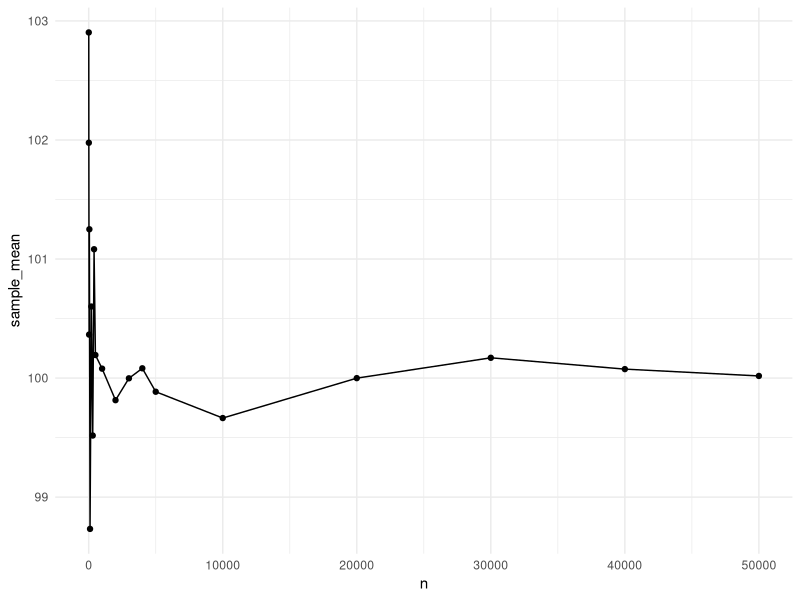
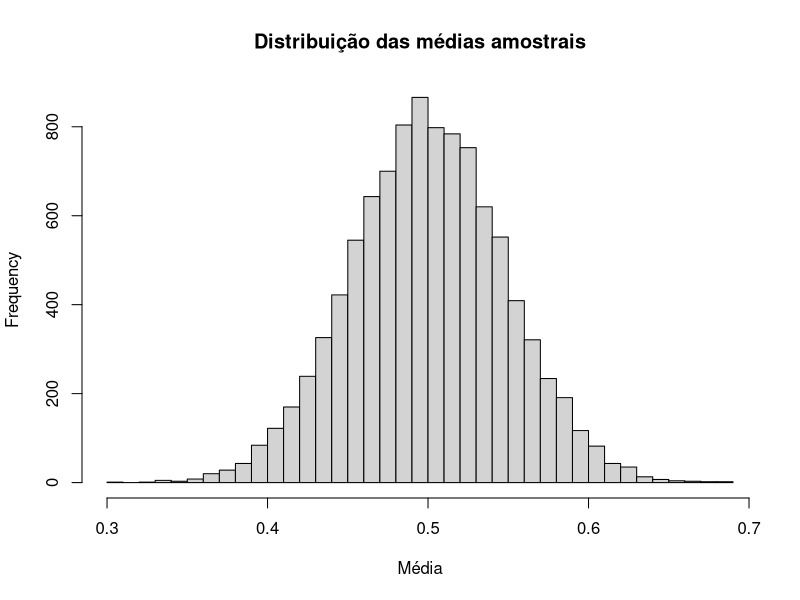

R code for these plots, in order:
## ---- chunk 1
# especificando semente, para simulação ser reproduzível
set.seed(2)

# número de amostras
stirling_aprox <- function(n) {
  sqrt(2*pi)*n^(n+1/2)*exp(-n)
}

print(stirling_aprox(10))
# razão da aproximação para o valor correto
stirling_aprox(10)/3628800

# erro percentual
1 - stirling_aprox(10)/3628800 # 0,8%
## ---- chunk 2
# especificando semente, para simulação ser reproduzível
set.seed(234)
# número de amostras
n <- 10000

# 10000 amostras de um lançamento de dado de 6 lados
resultado <- sample(1:6, n, TRUE)

# frequência relativa de 6 é dada por número de 6 / total de amostras
prob_6 <- sum(resultado == 6)/n

# 16,89%
# 1/6 = 16.6666

## ---- chunk 3
# especificando semente, para simulação ser reproduzível
set.seed(234)
# número de amostras

vec_amostra <- c(100, 1000, 10000, 100000, 1000000)

# lista vazia para armazenar os resultados das simulações
resultado_lista <- list()

# vetor vazio para armazenar a frequência relativa de 6
vec_prob6 <- numeric()

set.seed(234)
# loop sobre os tamanhos das amostras
for ( i in 1:length(vec_amostra)) {
  # n amostras de uma lançamento de dado de 6 lados
resultado_lista[[i]] <- sample(1:6, vec_amostra[i], TRUE)

# frequência relativa de 6 é dada por número de 6 / total de amostras
vec_prob6[i] <- sum(resultado_lista[[i]] == 6)/vec_amostra[i]

}

print(vec_prob6)

## ---- chunk 4
library(knitr)
library(kableExtra)

# Definir os valores de (x, y) e P(X = x, Y = y)
valores <- c("(2, 1)", "(3, 2)", "(4, 2)", "(4, 3)", "(5, 3)", "(5, 4)", "(6, 3)", "(6, 4)", "(7, 4)", "(8, 4)")
probabilidades <- c(0.0625, 0.1250, 0.0625, 0.1250, 0.1250, 0.1250, 0.0625, 0.1250, 0.1250, 0.0625)

# Criar a tabela
tabela <- data.frame("(x, y)" = valores, "P(X = x, Y = y)" = probabilidades)

# Formatar a tabela
kable(tabela, caption = "Tabela representando a distribuição conjunta da soma (X) e o maior (Y) de dois lançamentos de um dado de quatro faces",
                          col.names = c("$(X,Y)$", "$P(X=x, Y=y)$")) %>%
  kable_styling(bootstrap_options = "striped")

## ---- chunk 5
X <- sample(1:4, size=1)

## ---- chunk 6
# número de jogadas/simulações
n <- 1000

# vetor X, para armazenar o resultado de cada uma das n jogadas
X <- numeric()

# simulando n vezes
for( i in 1:n){
  X[i] <- sample(1:4, size=1)
}

# visualizando as primeiras 20 jogadas
head(X, 20)
## ---- chunk 7
# prob X = 1
sum(X==1)/n

# prob X = 2
sum(X==2)/n

# prob X = 3
sum(X==3)/n

# prob X = 4
sum(X==4)/n

## resumo geral
summary(X)



## ---- chunk 8
library(knitr)
library(ggplot2)
library(tidyverse)
set.seed(123)
n_values <- c(5, 10, 30, 50, 100, 200, 300, 400, 500, 1000, 2000, 3000, 4000, 5000, 10000, 20000, 30000, 40000, 50000)
s_means <- numeric()
for(i in 1:length(n_values)) {
  s_means[i] <- mean(rnorm(n_values[i], mean = 100, sd = 15))
}

df <- data.frame(n = n_values, sample_mean = s_means)
kable(df)

df %>% 
  ggplot(aes(x=n, y=sample_mean)) + geom_point() + geom_line() + theme_minimal()
## ---- chunk 9
set.seed(123)
means <- replicate(10000, mean(runif(36, min = 0, max = 1)))
hist(means, main = "Distribuição das médias amostrais", xlab = "Média", breaks = 30)

## ---- chunk 10
set.seed(123)
n_sims <- 10000
n <- 30
true_mean <- 50
true_sd <- 10
cover <- replicate(n_sims, {
  x <- rnorm(n, mean = true_mean, sd = true_sd)
  se <- sd(x)/sqrt(n)
  ci_lower <- mean(x) - 1.96*se
  ci_upper <- mean(x) + 1.96*se
  (true_mean >= ci_lower) & (true_mean <= ci_upper)
})
mean(cover)  # proportion of CIs containing true mean
